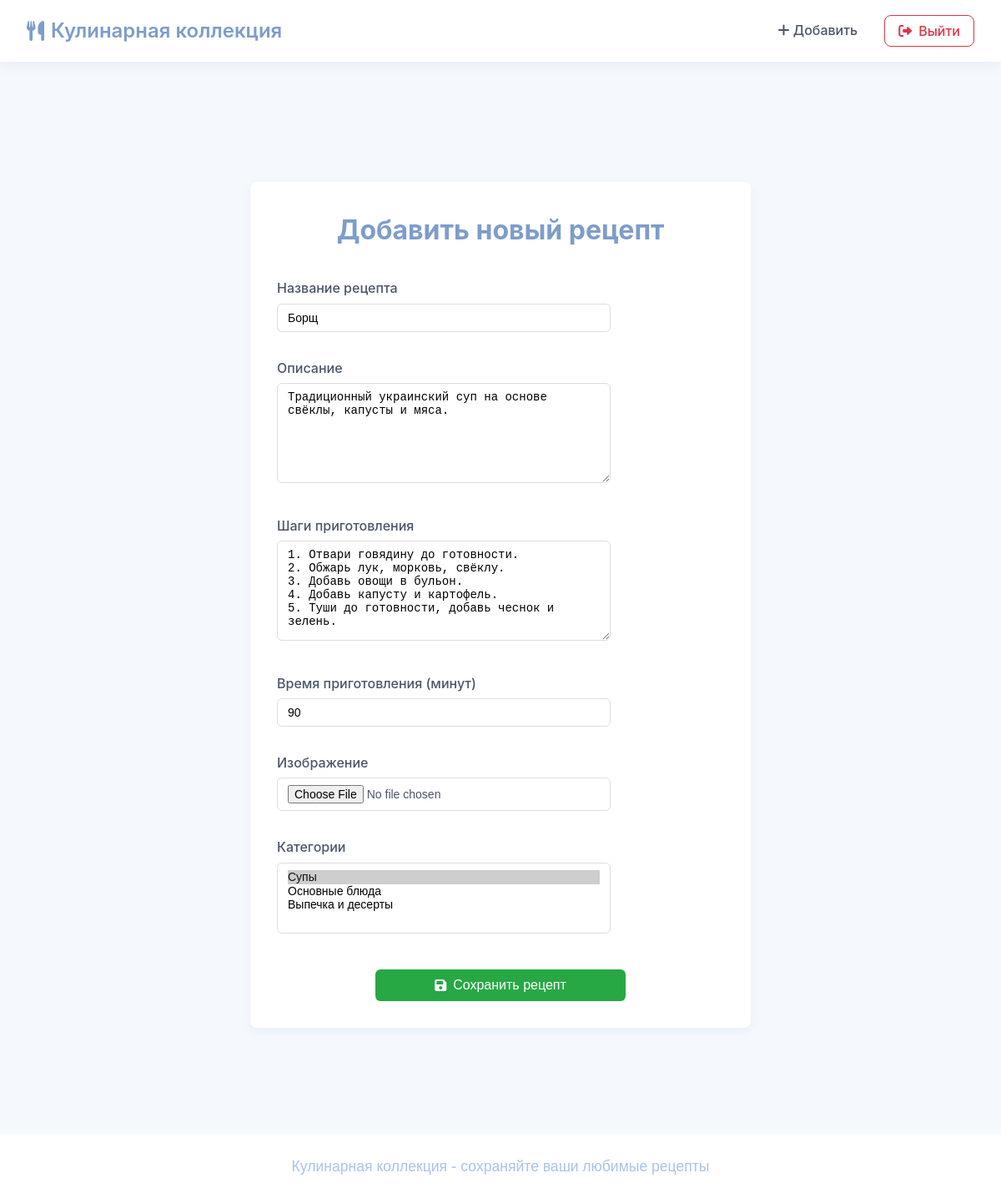
The app's page /recipe/2/edit/ (signed in) with its own data.
### recipes/models.py (models this page shows, shortened)
class Recipe(models.Model):
    title = models.CharField(max_length=255)
    description = models.TextField()
    steps = models.TextField()
    cooking_time = models.PositiveIntegerField(help_text="Время в минутах")
    image = models.ImageField(upload_to='recipe_images/', blank=True, null=True)
    author = models.ForeignKey(User, on_delete=models.CASCADE)
    categories = models.ManyToManyField(Category, related_name="recipes")

class Category(models.Model):
    name = models.CharField(max_length=100, unique=True)
    def __str__(self):
        return self.name

### recipes/views.py (the view)
# urls.py: path('recipe/<int:pk>/edit/', views.edit_recipe, name='edit_recipe'),
@login_required
def edit_recipe(request, pk):
    recipe = get_object_or_404(Recipe, pk=pk, author=request.user)
    if request.method == 'POST':
        form = RecipeForm(request.POST, request.FILES, instance=recipe)
        if form.is_valid():
            form.save()
            return redirect('recipe_detail', pk=pk)
    else:
        form = RecipeForm(instance=recipe)
    return render(request, 'recipes/add_recipe.html', {'form': form})

### recipes/forms.py
class RecipeForm(forms.ModelForm):
    class Meta:
        model = Recipe
        fields = ['title', 'description', 'steps', 'cooking_time', 'image', 'categories']
        widgets = {
            'title': forms.TextInput(attrs={'class': 'form-control'}),
            'description': forms.Textarea(attrs={'class': 'form-control', 'rows': 3}),
            'steps': forms.Textarea(attrs={'class': 'form-control', 'rows': 5}),
            'cooking_time': forms.NumberInput(attrs={'class': 'form-control'}),
            'categories': forms.SelectMultiple(attrs={'class': 'form-control'}),
        }

### recipes/templates/recipes/add_recipe.html (shortened to what this page needs)
{% extends 'recipes/base.html' %}
{% block content %}
<div class="container">
  <div class="add-recipe-form">
    <h1 style="text-align: center; margin-bottom: 2rem;">Добавить новый рецепт</h1>
    <form method="post" enctype="multipart/form-data">
      <div class="form-group">
        <label for="{{ form.title.id_for_label }}">Название рецепта</label>
        <input type="text"
               id="{{ form.title.id_for_label }}"
               name="{{ form.title.name }}"
               class="form-control"
               value="{{ form.title.value|default_if_none:'' }}">
      </div>
      <div class="form-group">
        <label for="{{ form.description.id_for_label }}">Описание</label>
        <textarea id="{{ form.description.id_for_label }}"
                  name="{{ form.description.name }}"
                  class="form-control"
                  rows="4">{{ form.description.value|default_if_none:'' }}</textarea>
      </div>
      <div class="form-group">
        <label for="{{ form.steps.id_for_label }}">Шаги приготовления</label>
        <textarea id="{{ form.steps.id_for_label }}"
                 name="{{ form.steps.name }}"
                 class="form-control"
                 rows="6">{{ form.steps.value|default_if_none:'' }}</textarea>
      </div>
      <div class="form-group">
        <label for="{{ form.cooking_time.id_for_label }}">Время приготовления (минут)</label>
        <input type="number"
               id="{{ form.cooking_time.id_for_label }}"
               name="{{ form.cooking_time.name }}"
               class="form-control"
               value="{{ form.cooking_time.value|default_if_none:'' }}">
      </div>
      <div class="form-group">
        <label for="{{ form.image.id_for_label }}">Изображение</label>
        <input type="file"
               id="{{ form.image.id_for_label }}"
               name="{{ form.image.name }}"
               class="form-control">
      </div>
      <div class="form-group">
        <label for="{{ form.categories.id_for_label }}">Категории</label>
        <select id="{{ form.categories.id_for_label }}"
                name="{{ form.categories.name }}"
                class="form-control"
                multiple
                style="min-width: 300px; height: auto;">
          {% for choice in form.categories.field.choices %}
            <option value="{{ choice.0 }}"
                    {% if choice.0 in form.categories.value %}selected{% endif %}>
              {{ choice.1 }}
            </option>
          {% endfor %}
        </select>
      </div>
      <button type="submit" class="btn btn-success" style="margin-top: 1.5rem;">
        <i class="fas fa-save"></i> Сохранить рецепт
      </button>
    </form>
  </div>
</div>
{% endblock %}

### recipes/templates/recipes/base.html (style rules this page uses)
:root { --primary: #7D9DCA; --primary-light: #E8F0FE; --secondary: #B5C7E3; --accent: #92A8D1; --background: #F5F8FC; --text: #4A5568; --light-gray: #E2E8F0; --card-bg: #FFFFFF; --shadow: 0 4px 12px rgba(125, 157, 202, 0.1); --danger: #dc3545; --success: #28a745; --footer-text: #A8C4E8; --footer-bg: #FFFFFF; }
* { box-sizing: border-box; margin: 0; padding: 0; }
body { font-family: 'Inter', -apple-system, BlinkMacSystemFont, sans-serif; background-color: var(--background); color: var(--text); line-height: 1.6; min-height: 100vh; display: flex; flex-direction: column; }
.container { max-width: 1200px; width: 100%; margin: 0 auto; padding: 2rem 1.5rem; flex-grow: 1; margin-top: 80px; margin-bottom: 2rem; display: flex; flex-direction: column; align-items: center; }
.add-recipe-form { width: 100%; max-width: 600px; background: var(--card-bg); border-radius: 8px; box-shadow: var(--shadow); padding: 2rem; margin: 0 auto; }
.add-recipe-form h1 { text-align: center; margin-bottom: 1.5rem; color: var(--primary); }
.add-recipe-form .form-group { margin-bottom: 1rem; }
.add-recipe-form label { display: block; margin-bottom: 0.3rem; font-weight: 500; }
.add-recipe-form .form-control { width: 100%; padding: 10px 12px; margin-bottom: 0; border: 1px solid #ddd; border-radius: 6px; font-size: 14px; }
.add-recipe-form textarea.form-control { min-height: 120px; }
.add-recipe-form select[multiple] { min-width: 100%; height: auto; }
.add-recipe-form .btn-success { width: 100%; max-width: 300px; margin: 1.5rem auto 0; display: block; background-color: var(--success); color: white; border: none; padding: 10px; border-radius: 6px; font-size: 16px; cursor: pointer; transition: all 0.3s ease; display: flex; align-items: center; justify-content: center; gap: 8px; }

### recipes/templates/recipes/add_recipe.html (style rules this page uses)
.add-recipe-form .form-control { width: 100%; max-width: 400px; padding: 8px 12px; margin-bottom: 15px; border: 1px solid #ddd; border-radius: 6px; font-size: 14px; }
.add-recipe-form textarea.form-control { min-height: 120px; }
.add-recipe-form select[multiple] { min-width: 300px; height: auto; }

### records on screen
Recipe: title "Борщ", description "Традиционный украинский суп на основе свёклы, капусты и мяса.", steps "1. Отвари говядину до готовности. 2. Обжарь лук, морковь, свёклу. 3. Добавь овощи в бульон. 4. Добавь капусту и картофель. 5. Туши до готовности, добавь чеснок и зелень."
Category: categories "Супы ☑ / Основные блюда / Выпечка и десерты"
